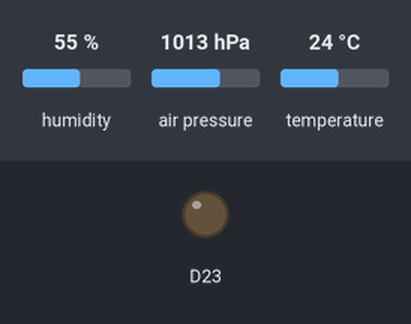
The sketch below on a simulated Arduino Nano 33 BLE. Parts: output pins drawn as LEDs (lit = HIGH). Inputs (shaded band) come from the test bench; at power-on: humidity 55 %, air pressure 1013 hPa, temperature 24 °C. Nothing arrives over Bluetooth unless stated; a phone connects over Bluetooth LE 3 s after start; what the sketch prints to the serial monitor is not drawn.

Above: at 0.1 s.
At 3.1 s:
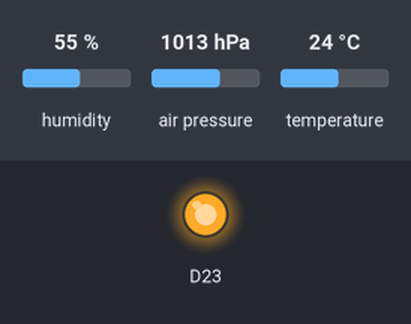
Timing chart, 0 to 4.6 s (numbered marks = the images above):
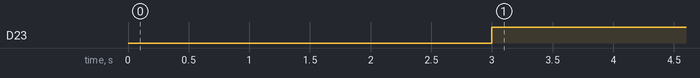

Measured:
- by itself, D23: LOW → HIGH at 3.0 s

The sketch:

Hyb_BeakonEnvironment.ino
```cpp
#include <Arduino_HTS221.h>
#include <ArduinoBLE.h>
#include <Arduino_LPS22HB.h>
float Po = 1013.25; // average pressure at mean sea-level (MSL) in the International Standard Atmosphere (ISA) is 1013.25 hPa
float P, T;
float To = 273.15;
float k = 0.0065;

BLEService sensorService("181A");  // Environmental_Sensor-Service
BLEShortCharacteristic sensorLevelChar1("2A6E", BLERead | BLENotify);   // Temperature-Characteristic
BLEShortCharacteristic sensorLevelChar2("2A6F", BLERead | BLENotify);   // Humidity-Characteristic
BLELongCharacteristic sensorLevelChar3("2A6C", BLERead | BLENotify);    // Elevation-Characteristic
int oldSensorLevel1 = 0;
int oldSensorLevel2 = 0;
int oldSensorLevel3 = 0;
long previousMillis = 0;

void setup() {
  Serial.begin(9600);
  while (!Serial);

  if (!HTS.begin()) {
    while (1);
  }
  if (!BARO.begin()) {
    while (1);
  }
  pinMode(23, OUTPUT);

  if (!BLE.begin()) {
    Serial.println("Bluetooth init. failed!");
    while (1);
  }

  BLE.setLocalName("B&ND");
  BLE.setAdvertisedService(sensorService);
  sensorService.addCharacteristic(sensorLevelChar1);
  BLE.addService(sensorService);
  sensorLevelChar1.writeValue(oldSensorLevel1);

  sensorService.addCharacteristic(sensorLevelChar2);
  BLE.addService(sensorService);
  sensorLevelChar2.writeValue(oldSensorLevel2);

  sensorService.addCharacteristic(sensorLevelChar3);
  BLE.addService(sensorService);
  sensorLevelChar3.writeValue(oldSensorLevel3);

  // start advertising
  BLE.advertise();
  Serial.println("Bluetooth active, waiting to be connected.....");
}

void loop() {
  // waiting for a BLE central device.
  BLEDevice central = BLE.central();
  if (central) {
    Serial.print("Connected to central: ");
    Serial.println(central.address());
    digitalWrite(23, HIGH);  // indicate connection
    while (central.connected()) {
      long currentMillis = millis();
      if (currentMillis - previousMillis >= 200) {
        previousMillis = currentMillis;
        updateSensorLevel1();
        updateSensorLevel2();
        updateSensorLevel3();
      }
    }
    digitalWrite(23, LOW);
    Serial.print("Disconnected from central: ");
    Serial.println(central.address());
  }
}

void updateSensorLevel1() {
  float temperature = HTS.readTemperature();
  Serial.print("Temperature = ");
  Serial.print(temperature, 0);
  T = temperature;
  Serial.println(" °C");
  float sensorLevel1 = map(temperature, 0, 100, 0, 10000);
  sensorLevelChar1.writeValue(sensorLevel1);
  oldSensorLevel1 = sensorLevel1;
}

void updateSensorLevel2() {
  float humidity    = HTS.readHumidity();
  Serial.print("Humidity = ");
  Serial.print(humidity, 0);
  Serial.println(" %");
  float sensorLevel2 = map(humidity, 0, 100, 0, 10000);
  sensorLevelChar2.writeValue(sensorLevel2);
  oldSensorLevel2 = sensorLevel2;
}

void updateSensorLevel3() {
  float pressure = BARO.readPressure();
  P = pressure*10;  // in hectoPascals. // [1hPa = 10kPa]
  float fP = (Po/P);       // pressure-factor.
  float x = (1/5.257);     // power-constant.
  double z = pow(fP,x);    // exponential pressure-grad.
  float height = (((z-1)*(T+To)) / k);

  Serial.print("Altitude = ");
  Serial.print(height);
  Serial.println(" metres");
  float sensorLevel3 = map(height, 0, 100, 0, 10000);
  sensorLevelChar3.writeValue(sensorLevel3);
  oldSensorLevel3 = sensorLevel3;
}
```
